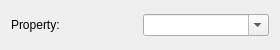
<?xml version="1.0" encoding="UTF-8"?>
<ui version="4.0">
 <class>DOOCSPropSourceWidget</class>
 <widget class="QWidget" name="DOOCSPropSourceWidget">
  <property name="geometry">
   <rect>
    <x>0</x>
    <y>0</y>
    <width>280</width>
    <height>50</height>
   </rect>
  </property>
  <property name="windowTitle">
   <string>Form</string>
  </property>
  <layout class="QGridLayout" name="gridLayout_2">
   <item row="0" column="0">
    <layout class="QGridLayout" name="gridLayout">
     <item row="0" column="0">
      <widget class="QLabel" name="doocspropLabel">
       <property name="toolTip">
        <string>&lt;html&gt;&lt;head/&gt;&lt;body&gt;&lt;p&gt;property string for the pydoocs.read() parameter, e.g. facility/device/location/property&lt;/p&gt;&lt;/body&gt;&lt;/html&gt;</string>
       </property>
       <property name="text">
        <string>Property:</string>
       </property>
       <property name="buddy">
        <cstring>doocspropComboBox</cstring>
       </property>
      </widget>
     </item>
     <item row="0" column="1">
      <widget class="QComboBox" name="doocspropComboBox">
       <property name="toolTip">
        <string>&lt;html&gt;&lt;head/&gt;&lt;body&gt;&lt;p&gt;property string for the pydoocs.read() parameter, e.g. facility/device/location/property&lt;/p&gt;&lt;/body&gt;&lt;/html&gt;</string>
       </property>
       <property name="editable">
        <bool>true</bool>
       </property>
      </widget>
     </item>
    </layout>
   </item>
  </layout>
 </widget>
 <resources/>
 <connections/>
</ui>
